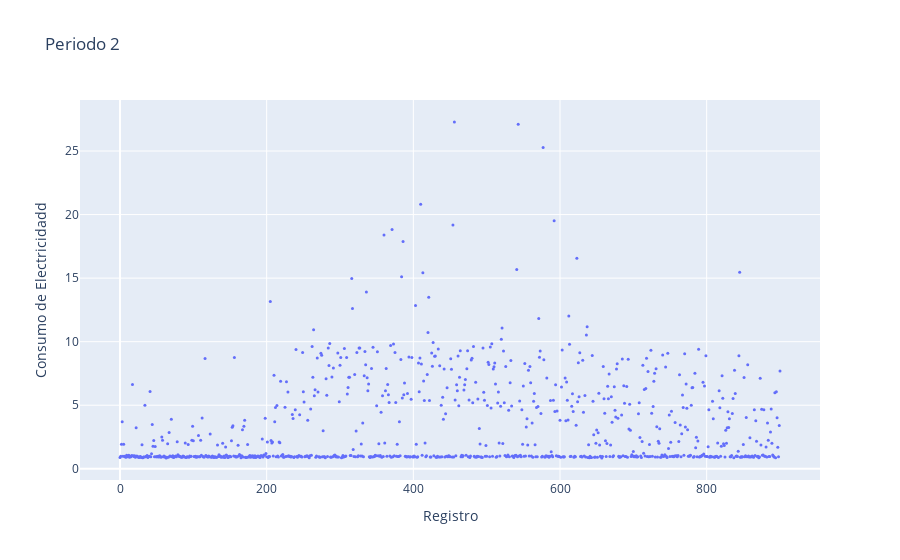

Source (notebook cell):
### Markdown cell above
#### Periodo 2

### Code cell
# Crea la figura
fig = go.Figure()

# Añade el gráfico de dispersión
fig.add_trace(go.Scatter(
    x=[int(i) for i in range(consumo_periodo2.shape[0])], 
    y=consumo_periodo2, 
    mode='markers', 
    marker=dict(size=3),
    name='Consumo'
))

# Configura el diseño de la figura
fig.update_layout(
    title='Periodo 2',
    xaxis=dict(title='Registro'),
    yaxis=dict(title='Consumo de Electricidadd')
)

# Muestra la figura
fig.show()

### Figure 1 — Plotly figure (JSON) as saved in the notebook; plotly's stock layout.template omitted (floating-point values rounded to 4 significant figures; data arrays with more than 128 entries replaced by an {"elided": "..."} marker saying what was removed)
{"data": [{"marker": {"size": 3}, "mode": "markers", "name": "Consumo", "type": "scatter", "x": {"elided": "901 int values"}, "y": {"elided": "901 float values"}}], "layout": {"title": {"text": "Periodo 2"}, "xaxis": {"title": {"text": "Registro"}}, "yaxis": {"title": {"text": "Consumo de Electricidadd"}}}}
